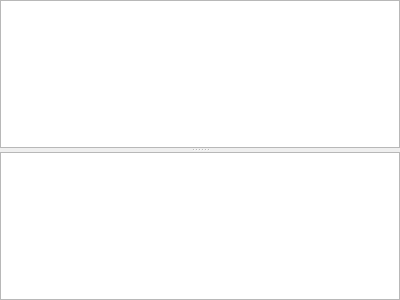
<?xml version="1.0" encoding="UTF-8"?>
<ui version="4.0">
 <class>RequestsWidget</class>
 <widget class="QWidget" name="RequestsWidget">
  <property name="geometry">
   <rect>
    <x>0</x>
    <y>0</y>
    <width>400</width>
    <height>300</height>
   </rect>
  </property>
  <property name="windowTitle">
   <string>Form</string>
  </property>
  <layout class="QVBoxLayout" name="verticalLayout">
   <property name="spacing">
    <number>0</number>
   </property>
   <property name="leftMargin">
    <number>0</number>
   </property>
   <property name="topMargin">
    <number>0</number>
   </property>
   <property name="rightMargin">
    <number>0</number>
   </property>
   <property name="bottomMargin">
    <number>0</number>
   </property>
   <item>
    <widget class="QSplitter" name="verticalSplitter">
     <property name="sizePolicy">
      <sizepolicy hsizetype="Expanding" vsizetype="Expanding">
       <horstretch>5</horstretch>
       <verstretch>0</verstretch>
      </sizepolicy>
     </property>
     <property name="orientation">
      <enum>Qt::Vertical</enum>
     </property>
     <widget class="RequestTreeWidget" name="requestTreeWidget">
      <property name="sizePolicy">
       <sizepolicy hsizetype="Expanding" vsizetype="Expanding">
        <horstretch>0</horstretch>
        <verstretch>0</verstretch>
       </sizepolicy>
      </property>
      <property name="frameShape">
       <enum>QFrame::StyledPanel</enum>
      </property>
      <property name="frameShadow">
       <enum>QFrame::Sunken</enum>
      </property>
      <property name="editTriggers">
       <set>QAbstractItemView::NoEditTriggers</set>
      </property>
      <property name="showDropIndicator" stdset="0">
       <bool>false</bool>
      </property>
      <property name="dragDropOverwriteMode">
       <bool>false</bool>
      </property>
      <property name="alternatingRowColors">
       <bool>true</bool>
      </property>
      <property name="selectionMode">
       <enum>QAbstractItemView::SingleSelection</enum>
      </property>
      <property name="selectionBehavior">
       <enum>QAbstractItemView::SelectRows</enum>
      </property>
      <property name="rootIsDecorated">
       <bool>false</bool>
      </property>
      <property name="sortingEnabled">
       <bool>true</bool>
      </property>
     </widget>
     <widget class="QTextBrowser" name="textBrowser">
      <property name="sizePolicy">
       <sizepolicy hsizetype="Expanding" vsizetype="Expanding">
        <horstretch>0</horstretch>
        <verstretch>0</verstretch>
       </sizepolicy>
      </property>
     </widget>
    </widget>
   </item>
  </layout>
 </widget>
 <customwidgets>
  <customwidget>
   <class>RequestTreeWidget</class>
   <extends>QTreeView</extends>
   <header location="global">requesttreewidget.h</header>
  </customwidget>
 </customwidgets>
 <resources/>
 <connections/>
</ui>
